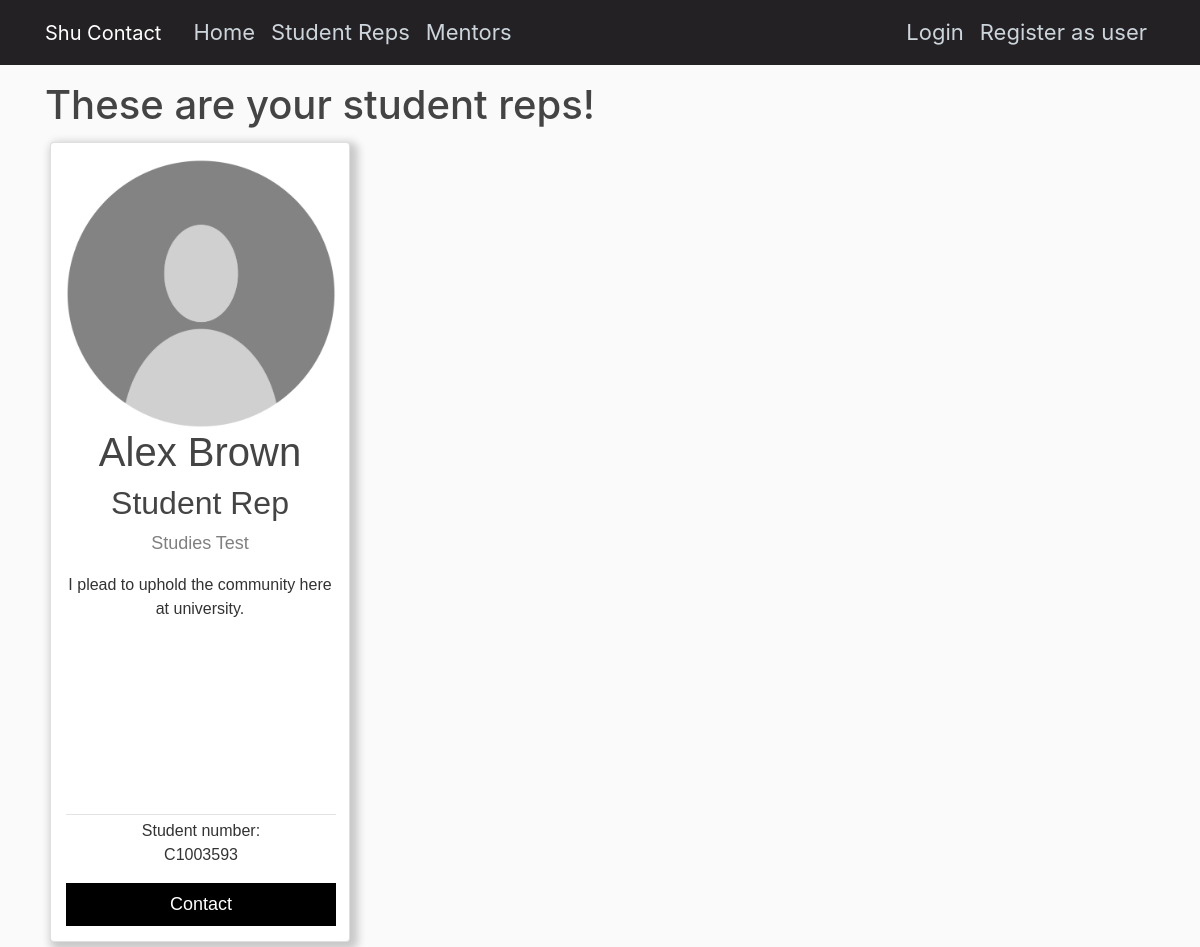
/reps, run on an earlier commit of the app's database.
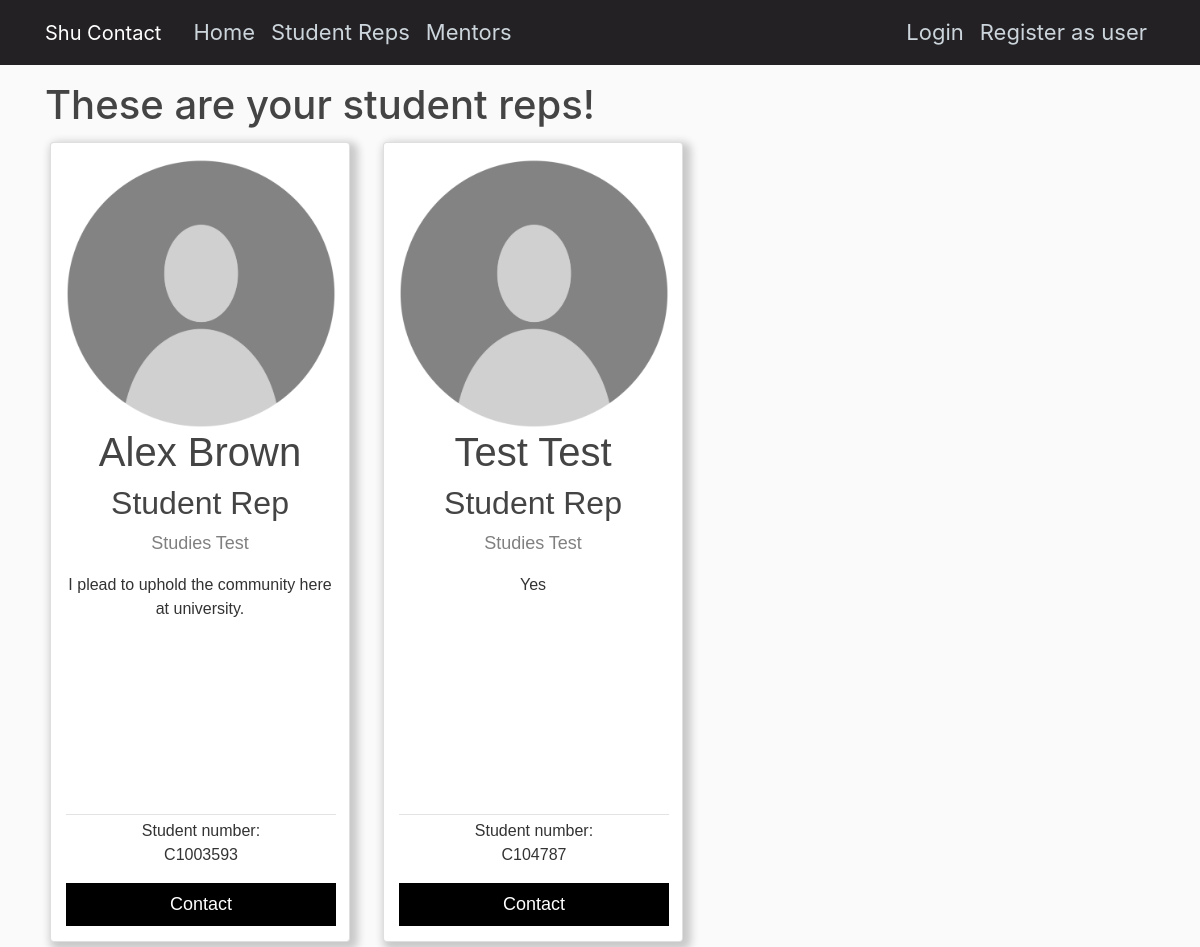
And on a later commit of the database.
### users/models.py (models this page shows, shortened)
class StudentRepProfile(models.Model):
    user = models.OneToOneField(User, null = True, on_delete = models.CASCADE)
    StudentNumber = models.CharField(max_length=15, primary_key= 'StudentNumber')
    AreaOfStudy = models.CharField(max_length=20, null = True)
    Description = models.TextField(null = True, max_length=300)
    DOB = models.DateField(null = True)
    Image = models.ImageField(default = 'defaultpi.png', upload_to = 'rep_pics')

### ContactApplication/views.py (the view)
# urls.py: path('reps', repListView.as_view(), name = 'reps'),
class repListView(ListView):
     model = StudentRepProfile
     template_name = 'ContactApplication/reps.html'
     context_object_name = 'studentrepprofiles'
     ordering = ['AreaOfStudy']
     paginate_by = 6

### ContactApplication/templates/ContactApplication/reps.html (shortened to what this page needs)
{% extends "ContactApplication/base.html" %}
{% block content %}
    <h1>These are your student reps! </h1>
    {% for studentrepprofile in studentrepprofiles %}
    <div class="column">
        <div class="card">
            <div style="text-align: center;">
                <img class="rounded-circle" src="{{studentrepprofile.Image.url}}", width="270", height="270">
            </div>
            <h1>{{ studentrepprofile.user.first_name }} {{ studentrepprofile.user.last_name }}</h1>
            <h2>Student Rep</h2>
            <p class="title"> Studies {{ studentrepprofile.AreaOfStudy }}</p>
            <p>{{ studentrepprofile.Description }}</p>
            <div class="bottomcard">
                <div class="article-metadata">
                </div>
                <p class="muted">Student number:</br> {{ studentrepprofile.StudentNumber }}</p>
                <a href="{% url 'messaging:send_message' recipient_username=studentrepprofile.user.username %}">
                    <button>Contact</button>
                </a>
            </div>
        </div>
    </div>
{% endfor %}
{% endblock content %}

What changed in the data, as far as the page shows it:
added StudentRepProfile: Image (placeholder picture), user.first_name "Test", user.last_name "Test", AreaOfStudy "Test", Description "Yes", StudentNumber "C104787"
